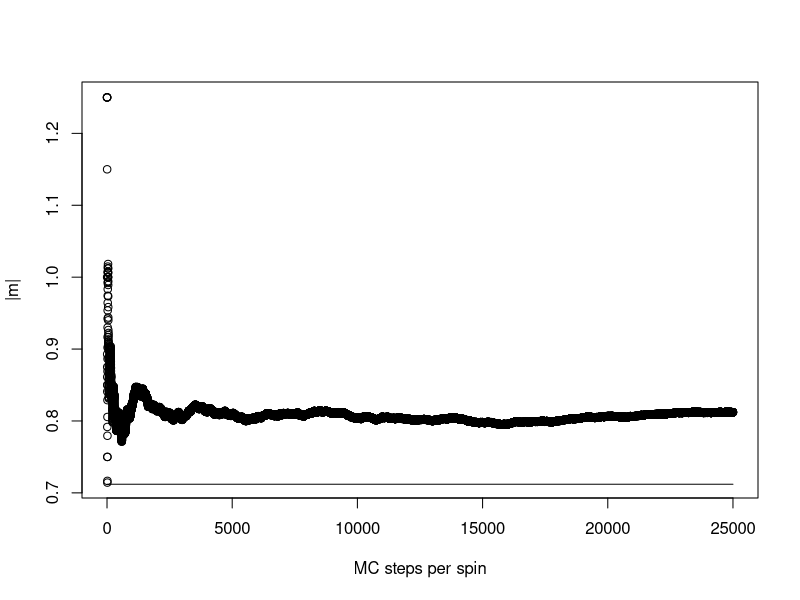
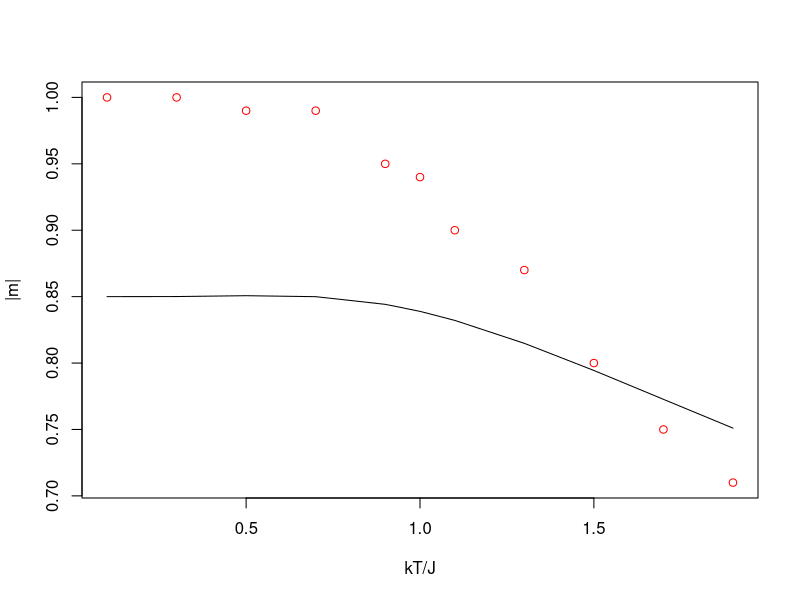

Generate these figures, in order, with R:

k <- 1.38e-23   #Boltzmann constant
T <- 311		#Temperature
betaJ <- 1/(k*T)   #Beta constant
J <- 1.7
ktJ=1/(betaJ*J)

Niter <- 100000 #number of iterations

s <- rep(0,5) #state sequence
for (i in 1:5){s[i]=1}  #initial state setup


H = -J*(s[1]*s[2] + s[1]*s[5] + s[2]*s[4] + s[3]*s[4] +s[4]*s[5] ) #hamiltonian of the system
E <-rep(0,Niter+1) #we can store the energy
M <-rep(0,Niter+1) #and the magnetization
E[1] <- H #initial energy
M[1] <- sum(s) #initial magnetization

for (i in 1:Niter) {
  k <- sample(5, size = 1) # selects a spin
  #	print(s)
  s[k]<--s[k] # the spin is flipped
  if (k==1){
    DeltaH <-2*betaJ*(s[k]*(s[2]+s[5]))
  }
  if (k==2){
    DeltaH <-2*betaJ*(s[k]*(s[1]+s[4]))
  }
  if (k==3){
    DeltaH <-2*betaJ*(s[k]*(s[4]))
  }
  if (k==4){
    DeltaH <-2*betaJ*(s[4]*(s[2]+s[3]+s[5]))
  }
  if (k==5){
    DeltaH <-2*betaJ*(s[4]*(s[1]+s[4]))
  }
  DeltaH
  alpha <- min(1,exp(DeltaH))
  U <- runif(1)
  if (U<=alpha)    #the move is accepted, energy and magnetization are updated
  {E[i+1]<-E[i]+DeltaH
  M[i+1]<-sum(s)}
  else            #the move is rejected
  {s[k] <- -s[k]
  E[i+1]<- E[i]
  M[i+1]<- M[i]}
}

# Compute the average absolute magnetization per spin

memp <- mean(abs(M[5000:10000]))/4
memp

# Running average (sampled every n Monte Carlo steps)

n <- 4 # Monte Carlo step per spin
Mean = seq(0,Niter/n-1)

for (i in 1:Niter/n) {Mean[i]=mean(abs(M[1:i]))/4}

m <- 0.712 # expected value of m

TMean = rep(m,Niter/n -1)

plot (Mean,xlab="MC steps per spin",ylab="|m|")
lines(TMean)

# Plot of results 
ktJ <- c(0.1,0.3,0.5,0.7,0.9,1,1.1,1.3,1.5,1.7,1.9)
memp <- c(1,1,0.99,0.99,0.95,0.94,0.90,0.87,0.80,0.75,0.71)
m <- J*(15*exp(10/ktJ)+11*exp(6/ktJ)+6*exp(8/ktJ)+12*exp(4/ktJ)+3*exp(2/ktJ)-10)/(5*(2+3*exp(10/ktJ)+3*exp(10/ktJ)+12*exp(4/ktJ)+11*exp(6/ktJ)+exp(2/ktJ)+2*exp(8/ktJ)))
plot(ktJ,memp,xlab="kT/J",ylab="|m|",col="red")
lines(ktJ,m)